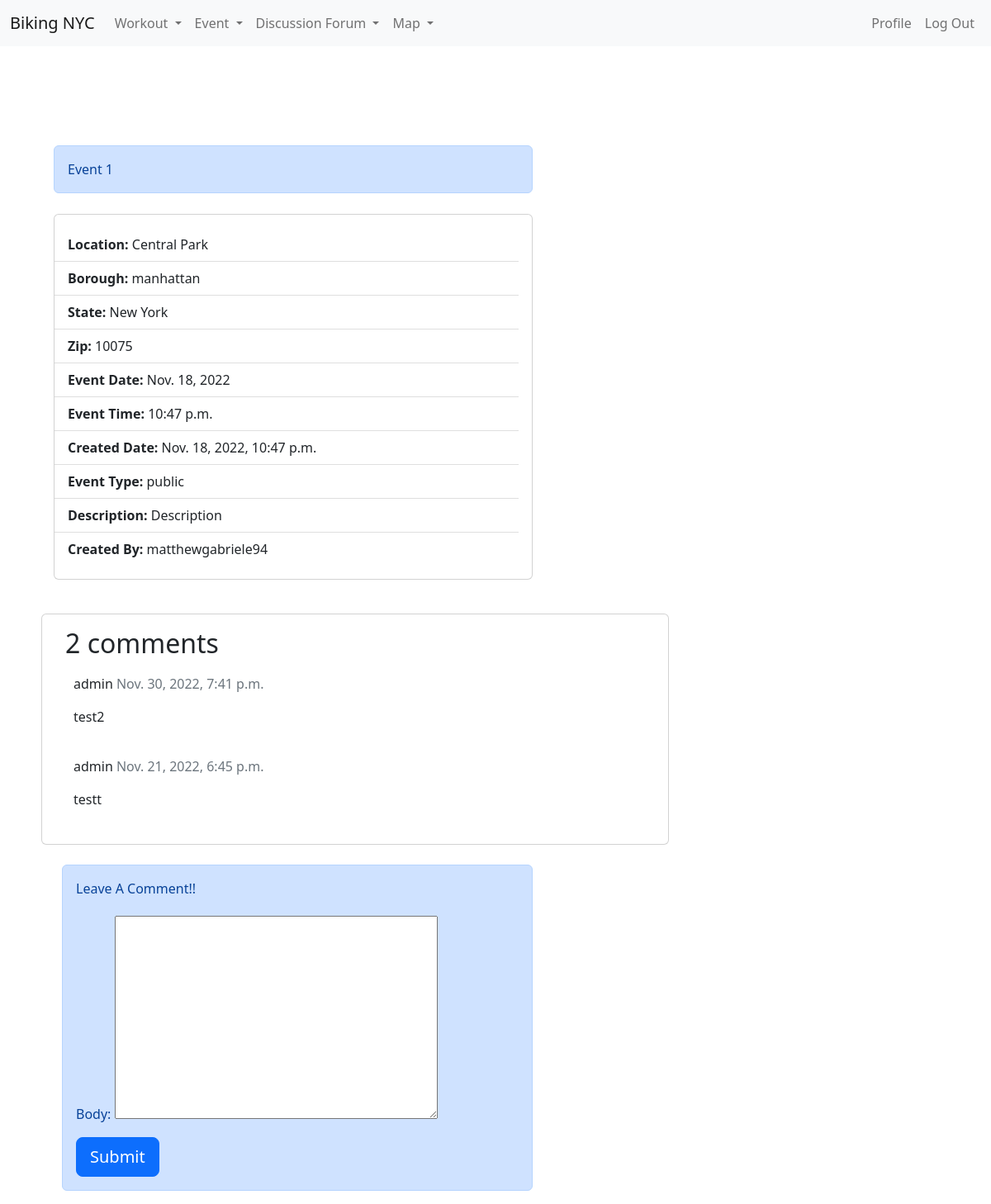
Screenshot of /browse_events/1/ (signed in) with the database file from the repository.
### bikingapp/models.py (models this page shows, shortened)
class Event(models.Model):
    title = models.CharField(max_length=50)
    location = models.CharField(max_length=200)
    borough = models.CharField(
        max_length=20,
        choices=[
            ("manhattan", "Manhattan"),
            ("queens", "Queens"),
            ("bronx", "Bronx"),
            ("staten island", "Staten Island"),
            ("brooklyn", "Brooklyn"),
        ],
        default="Manhattan",
    )
    date = models.DateField(default=timezone.now)
    time = models.TimeField(default=timezone.now)
    date_created = models.DateTimeField(default=timezone.now)
    event_type = models.CharField(
        max_length=200,
        choices=[("public", "Public"), ("private", "Private")],
        default="Public",
    )
    description = models.CharField(max_length=500, null=True)
    created_by = models.CharField(max_length=100, default="user")
    zipcode = models.CharField(max_length=5, null=True)
    state = models.CharField(max_length=10, default="New York")

class Comment(models.Model):
    post = models.ForeignKey(Event, on_delete=models.CASCADE, related_name="comments")
    name = models.ForeignKey(
        settings.AUTH_USER_MODEL, on_delete=models.SET_NULL, null=True, blank=True
    )
    body = models.TextField()
    created_on = models.DateTimeField(auto_now_add=True)
    active = models.BooleanField(default=True)
    class Meta:
        ordering = ["created_on"]

class CustomUser(AbstractUser):
    def image_upload_to(self, instance=None):
        if instance:
            return os.path.join("Users", self.username, instance)
        return None
    STATUS = (
        ("regular", "regular"),
        ("subscriber", "subscriber"),
        ("moderator", "moderator"),
    )
    email = models.EmailField(unique=True)
    status = models.CharField(max_length=100, choices=STATUS, default="regular")
    description = models.TextField(
        "Description", max_length=600, default="", blank=True
    )
    image = models.ImageField(default="default/user.jpg", upload_to=image_upload_to)
    def __str__(self):
        return self.username

### bikingapp/views.py (the view)
# urls.py: path("browse_events/<int:id1>/", views.view_event),
@login_required
def view_event(request, id1):
    obj = models.Event.objects.order_by("id").filter(id=id1)
    post = get_object_or_404(Event, id=id1)
    comments = post.comments.filter(active=True).order_by("-created_on")
    new_comment = None
    if request.method == "POST":
        comment_form = CommentForm(request.POST or None)
        if comment_form.is_valid():
            body = request.POST.get("body")
            new_comment = Comment.objects.create(
                post=post, name=request.user, body=body
            )
            new_comment.save()
            comment_form = CommentForm()
    else:
        comment_form = CommentForm()
    context = {
        "obj1": obj,
        "post": post,
        "comments": comments,
        "comment_form": comment_form,
    }
    return render(request, "event/view_event.html", context)

### bikingapp/forms.py
class CommentForm(forms.ModelForm):
    class Meta:
        model = Comment
        fields = ("body",)

### bikingapp/templates/event/view_event.html (shortened to what this page needs)
<!DOCTYPE html>
<html lang="en">
<head>
    <link href="https://cdn.jsdelivr.net/npm/bootstrap@5.2.2/dist/css/bootstrap.min.css" rel="stylesheet"
>
    <link rel="stylesheet" href="https://cdn.jsdelivr.net/npm/bootstrap-icons@1.9.1/font/bootstrap-icons.css">
</head>
<body>
    {% extends 'base.html' %}
    {% block content %}
    <div style="margin-top: 120px">
        <div class="col">
            {% for obj in obj1 %}
            <div class="alert alert-primary col-lg-6" role="alert"
                style="margin-left: 25px;text-transform: capitalize;">
                {{obj.title}}
            </div>
            <div class="card col-lg-6" style="margin: 25px;">
                <ul class="list-group list-group-flush card-body">
                    <li class="list-group-item"><b>Location:</b> {{obj.location}}</li>
                    <li class="list-group-item"><b>Borough:</b> {{obj.borough}}</li>
                    <li class="list-group-item"><b>State:</b> {{obj.state}}</li>
                    <li class="list-group-item"><b>Zip:</b> {{obj.zipcode}}</li>
                    <li class="list-group-item"><b>Event Date:</b> {{obj.date}}</li>
                    <li class="list-group-item"><b>Event Time:</b> {{obj.time}}</li>
                    <li class="list-group-item"><b>Created Date:</b> {{obj.date_created}}</li>
                    <li class="list-group-item"><b>Event Type:</b> {{obj.event_type}}</li>
                    <li class="list-group-item"><b>Description:</b> {{obj.description}}</li>
                    <li class="list-group-item"><b>Created By:</b> {{obj.created_by}}</li>
                </ul>
            </div>
            {% endfor %}
        </div>
    </div>
    <div class="container">
        <div class="row">
          <div class="col-md-8 card mb-4  mt-3 ">
            <div class="card-body">
              <h2>{{ comments.count }} comments</h2>
              {% for comment in comments %}
              <div class="comments" style="padding: 10px;">
                <p class="font-weight-bold">
                  {{ comment.name }}
                  <span class=" text-muted font-weight-normal">
                    {{ comment.created_on }}
                  </span>
                </p>
                {{ comment.body | linebreaks }}
              </div>
              {% endfor %}
            </div>
          </div>
            <div class="alert alert-primary col-lg-6" role="alert"
                style="margin-left: 25px;text-transform: capitalize;">
                Leave a Comment!!
              <form method="post" style="margin-top: 1.3em;">
                {{ comment_form.as_p }}
                <button type="submit" class="btn btn-primary  btn-lg">Submit</button>
              </form>
            </div>
          </div>
      {% endblock content %}

### rows the page displays
Event: title "Event 1", location "Central Park", borough "manhattan", state "New York", zipcode "10075", date "Nov. 18, 2022", time "10:47 p.m.", date_created "Nov. 18, 2022, 10:47 p.m.", event_type "public", description "Description", created_by "matthewgabriele94"
Comment: name "admin", created_on "Nov. 30, 2022, 7:41 p.m.", body "test2"
Comment: name "admin", created_on "Nov. 21, 2022, 6:45 p.m.", body "testt"

### other values shown
{{ comments.count }} "2"
